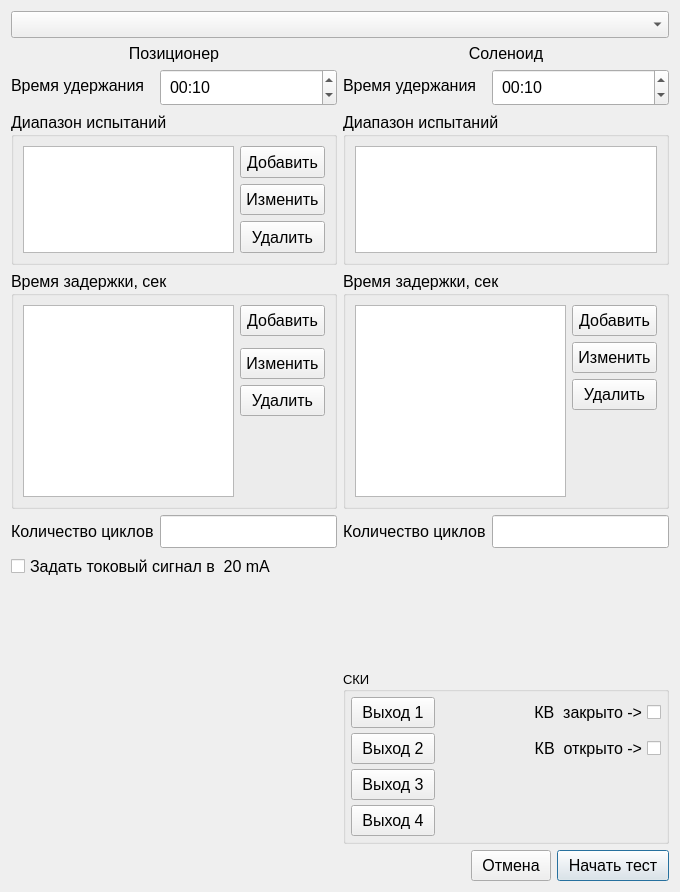
<?xml version="1.0" encoding="UTF-8"?>
<ui version="4.0">
 <class>CyclicTestSettings</class>
 <widget class="QDialog" name="CyclicTestSettings">
  <property name="geometry">
   <rect>
    <x>0</x>
    <y>0</y>
    <width>680</width>
    <height>892</height>
   </rect>
  </property>
  <property name="sizePolicy">
   <sizepolicy hsizetype="Preferred" vsizetype="Preferred">
    <horstretch>0</horstretch>
    <verstretch>0</verstretch>
   </sizepolicy>
  </property>
  <property name="font">
   <font>
    <family>Segoe UI</family>
    <pointsize>12</pointsize>
   </font>
  </property>
  <property name="windowTitle">
   <string>Параметры тестирования</string>
  </property>
  <layout class="QVBoxLayout" name="verticalLayout">
   <item>
    <widget class="QComboBox" name="comboBox_testSelection">
     <property name="font">
      <font>
       <family>Segoe UI</family>
       <pointsize>12</pointsize>
      </font>
     </property>
    </widget>
   </item>
   <item>
    <widget class="QWidget" name="widget" native="true">
     <layout class="QHBoxLayout" name="horizontalLayout">
      <property name="leftMargin">
       <number>0</number>
      </property>
      <property name="topMargin">
       <number>0</number>
      </property>
      <property name="rightMargin">
       <number>0</number>
      </property>
      <property name="bottomMargin">
       <number>0</number>
      </property>
      <item>
       <widget class="QWidget" name="widget_retentionTimeRegulatory" native="true">
        <property name="sizePolicy">
         <sizepolicy hsizetype="Preferred" vsizetype="Preferred">
          <horstretch>0</horstretch>
          <verstretch>0</verstretch>
         </sizepolicy>
        </property>
        <property name="font">
         <font>
          <family>Segoe UI</family>
          <pointsize>10</pointsize>
         </font>
        </property>
        <layout class="QFormLayout" name="formLayout">
         <property name="leftMargin">
          <number>0</number>
         </property>
         <property name="topMargin">
          <number>0</number>
         </property>
         <property name="rightMargin">
          <number>0</number>
         </property>
         <property name="bottomMargin">
          <number>0</number>
         </property>
         <item row="1" column="0">
          <widget class="QLabel" name="label_retentionTimeRegulatory">
           <property name="font">
            <font>
             <family>Segoe UI</family>
             <pointsize>12</pointsize>
            </font>
           </property>
           <property name="text">
            <string>&lt;html&gt;&lt;head/&gt;&lt;body&gt;&lt;p&gt;Время удержания&lt;/p&gt;&lt;/body&gt;&lt;/html&gt;</string>
           </property>
          </widget>
         </item>
         <item row="1" column="1">
          <widget class="QTimeEdit" name="timeEdit_retentionTimeRegulatory">
           <property name="sizePolicy">
            <sizepolicy hsizetype="Preferred" vsizetype="Preferred">
             <horstretch>0</horstretch>
             <verstretch>0</verstretch>
            </sizepolicy>
           </property>
           <property name="font">
            <font>
             <family>Segoe UI</family>
             <pointsize>12</pointsize>
            </font>
           </property>
           <property name="styleSheet">
            <string notr="true">padding: 5px 5px;</string>
           </property>
           <property name="currentSection">
            <enum>QDateTimeEdit::Section::SecondSection</enum>
           </property>
           <property name="displayFormat">
            <string>mm:ss</string>
           </property>
           <property name="currentSectionIndex">
            <number>1</number>
           </property>
           <property name="time">
            <time>
             <hour>0</hour>
             <minute>0</minute>
             <second>10</second>
            </time>
           </property>
          </widget>
         </item>
         <item row="2" column="0" colspan="2">
          <widget class="QGroupBox" name="groupBox_testRangeRegulatory">
           <property name="sizePolicy">
            <sizepolicy hsizetype="Preferred" vsizetype="Maximum">
             <horstretch>0</horstretch>
             <verstretch>0</verstretch>
            </sizepolicy>
           </property>
           <property name="minimumSize">
            <size>
             <width>0</width>
             <height>153</height>
            </size>
           </property>
           <property name="maximumSize">
            <size>
             <width>16777215</width>
             <height>153</height>
            </size>
           </property>
           <property name="font">
            <font>
             <family>Segoe UI</family>
             <pointsize>12</pointsize>
            </font>
           </property>
           <property name="title">
            <string>Диапазон испытаний</string>
           </property>
           <layout class="QGridLayout" name="gridLayout">
            <item row="0" column="1">
             <widget class="QPushButton" name="pushButton_addRangeRegulatory">
              <property name="sizePolicy">
               <sizepolicy hsizetype="Preferred" vsizetype="Preferred">
                <horstretch>0</horstretch>
                <verstretch>0</verstretch>
               </sizepolicy>
              </property>
              <property name="font">
               <font>
                <family>Segoe UI</family>
                <pointsize>12</pointsize>
               </font>
              </property>
              <property name="styleSheet">
               <string notr="true">padding: 5px 5px;</string>
              </property>
              <property name="text">
               <string>Добавить</string>
              </property>
             </widget>
            </item>
            <item row="1" column="1">
             <widget class="QPushButton" name="pushButton_editRangeRegulatory">
              <property name="sizePolicy">
               <sizepolicy hsizetype="Preferred" vsizetype="Preferred">
                <horstretch>0</horstretch>
                <verstretch>0</verstretch>
               </sizepolicy>
              </property>
              <property name="font">
               <font>
                <family>Segoe UI</family>
                <pointsize>12</pointsize>
               </font>
              </property>
              <property name="styleSheet">
               <string notr="true">padding: 5px 5px;</string>
              </property>
              <property name="text">
               <string>Изменить</string>
              </property>
             </widget>
            </item>
            <item row="2" column="1">
             <widget class="QPushButton" name="pushButton_removeRangeRegulatory">
              <property name="sizePolicy">
               <sizepolicy hsizetype="Preferred" vsizetype="Preferred">
                <horstretch>0</horstretch>
                <verstretch>0</verstretch>
               </sizepolicy>
              </property>
              <property name="font">
               <font>
                <family>Segoe UI</family>
                <pointsize>12</pointsize>
               </font>
              </property>
              <property name="styleSheet">
               <string notr="true">padding: 5px 5px;</string>
              </property>
              <property name="text">
               <string>Удалить</string>
              </property>
             </widget>
            </item>
            <item row="0" column="0" rowspan="3">
             <widget class="QListWidget" name="listWidget_testRangeRegulatory">
              <property name="font">
               <font>
                <family>Segoe UI</family>
                <pointsize>12</pointsize>
               </font>
              </property>
              <property name="editTriggers">
               <set>QAbstractItemView::EditTrigger::CurrentChanged|QAbstractItemView::EditTrigger::DoubleClicked|QAbstractItemView::EditTrigger::EditKeyPressed</set>
              </property>
             </widget>
            </item>
           </layout>
          </widget>
         </item>
         <item row="3" column="0" colspan="2">
          <widget class="QGroupBox" name="groupBox_delayTimeRegulatory">
           <property name="sizePolicy">
            <sizepolicy hsizetype="Preferred" vsizetype="Maximum">
             <horstretch>0</horstretch>
             <verstretch>0</verstretch>
            </sizepolicy>
           </property>
           <property name="maximumSize">
            <size>
             <width>16777215</width>
             <height>16777215</height>
            </size>
           </property>
           <property name="font">
            <font>
             <family>Segoe UI</family>
             <pointsize>12</pointsize>
            </font>
           </property>
           <property name="title">
            <string>Время задержки, сек</string>
           </property>
           <layout class="QGridLayout" name="gridLayout_3">
            <item row="0" column="2">
             <widget class="QPushButton" name="pushButton_addDelayRegulatory">
              <property name="sizePolicy">
               <sizepolicy hsizetype="Preferred" vsizetype="Preferred">
                <horstretch>0</horstretch>
                <verstretch>0</verstretch>
               </sizepolicy>
              </property>
              <property name="font">
               <font>
                <family>Segoe UI</family>
                <pointsize>12</pointsize>
               </font>
              </property>
              <property name="styleSheet">
               <string notr="true">padding: 5px 5px;</string>
              </property>
              <property name="text">
               <string>Добавить</string>
              </property>
             </widget>
            </item>
            <item row="2" column="2">
             <widget class="QPushButton" name="pushButton_editDelayRegulatory">
              <property name="sizePolicy">
               <sizepolicy hsizetype="Preferred" vsizetype="Preferred">
                <horstretch>0</horstretch>
                <verstretch>0</verstretch>
               </sizepolicy>
              </property>
              <property name="font">
               <font>
                <family>Segoe UI</family>
                <pointsize>12</pointsize>
               </font>
              </property>
              <property name="styleSheet">
               <string notr="true">padding: 5px 5px;</string>
              </property>
              <property name="text">
               <string>Изменить</string>
              </property>
             </widget>
            </item>
            <item row="3" column="2">
             <widget class="QPushButton" name="pushButton_removeDelayRegulatory">
              <property name="sizePolicy">
               <sizepolicy hsizetype="Preferred" vsizetype="Preferred">
                <horstretch>0</horstretch>
                <verstretch>0</verstretch>
               </sizepolicy>
              </property>
              <property name="font">
               <font>
                <family>Segoe UI</family>
                <pointsize>12</pointsize>
               </font>
              </property>
              <property name="styleSheet">
               <string notr="true">padding: 5px 5px;</string>
              </property>
              <property name="text">
               <string>Удалить</string>
              </property>
             </widget>
            </item>
            <item row="4" column="2">
             <spacer name="verticalSpacer_7">
              <property name="orientation">
               <enum>Qt::Orientation::Vertical</enum>
              </property>
              <property name="sizeHint" stdset="0">
               <size>
                <width>20</width>
                <height>40</height>
               </size>
              </property>
             </spacer>
            </item>
            <item row="0" column="0" rowspan="5">
             <widget class="QListWidget" name="listWidget_delayTimeRegulatory">
              <property name="sizePolicy">
               <sizepolicy hsizetype="Preferred" vsizetype="Maximum">
                <horstretch>0</horstretch>
                <verstretch>0</verstretch>
               </sizepolicy>
              </property>
              <property name="font">
               <font>
                <family>Segoe UI</family>
                <pointsize>12</pointsize>
               </font>
              </property>
             </widget>
            </item>
           </layout>
          </widget>
         </item>
         <item row="4" column="0">
          <widget class="QLabel" name="label_numberCyclesRegulatory">
           <property name="font">
            <font>
             <family>Segoe UI</family>
             <pointsize>12</pointsize>
            </font>
           </property>
           <property name="text">
            <string>Количество циклов</string>
           </property>
          </widget>
         </item>
         <item row="4" column="1">
          <widget class="QLineEdit" name="lineEdit_numberCyclesRegulatory">
           <property name="sizePolicy">
            <sizepolicy hsizetype="Preferred" vsizetype="Fixed">
             <horstretch>0</horstretch>
             <verstretch>0</verstretch>
            </sizepolicy>
           </property>
           <property name="font">
            <font>
             <family>Segoe UI</family>
             <pointsize>12</pointsize>
            </font>
           </property>
           <property name="styleSheet">
            <string notr="true">padding: 5px 5px;</string>
           </property>
          </widget>
         </item>
         <item row="5" column="0" colspan="2">
          <widget class="QCheckBox" name="checkBox_20mA_enable">
           <property name="font">
            <font>
             <family>Segoe UI</family>
             <pointsize>12</pointsize>
            </font>
           </property>
           <property name="text">
            <string>Задать токовый сигнал в  20 mA </string>
           </property>
          </widget>
         </item>
         <item row="6" column="1">
          <spacer name="verticalSpacer_8">
           <property name="font">
            <font>
             <family>Segoe UI</family>
             <pointsize>10</pointsize>
            </font>
           </property>
           <property name="orientation">
            <enum>Qt::Orientation::Vertical</enum>
           </property>
           <property name="sizeHint" stdset="0">
            <size>
             <width>20</width>
             <height>121</height>
            </size>
           </property>
          </spacer>
         </item>
         <item row="0" column="0" colspan="2">
          <widget class="QLabel" name="label_regulatory">
           <property name="font">
            <font>
             <family>Segoe UI</family>
             <pointsize>12</pointsize>
            </font>
           </property>
           <property name="text">
            <string>Позиционер</string>
           </property>
           <property name="alignment">
            <set>Qt::AlignmentFlag::AlignCenter</set>
           </property>
          </widget>
         </item>
        </layout>
       </widget>
      </item>
      <item>
       <widget class="QWidget" name="widget_shutOff" native="true">
        <property name="sizePolicy">
         <sizepolicy hsizetype="Preferred" vsizetype="Preferred">
          <horstretch>0</horstretch>
          <verstretch>0</verstretch>
         </sizepolicy>
        </property>
        <property name="font">
         <font>
          <family>Segoe UI</family>
          <pointsize>10</pointsize>
         </font>
        </property>
        <layout class="QFormLayout" name="formLayout_4">
         <property name="leftMargin">
          <number>0</number>
         </property>
         <property name="topMargin">
          <number>0</number>
         </property>
         <property name="rightMargin">
          <number>0</number>
         </property>
         <property name="bottomMargin">
          <number>0</number>
         </property>
         <item row="0" column="0" colspan="2">
          <widget class="QLabel" name="label_shutOff">
           <property name="font">
            <font>
             <family>Segoe UI</family>
             <pointsize>12</pointsize>
            </font>
           </property>
           <property name="text">
            <string>Соленоид</string>
           </property>
           <property name="alignment">
            <set>Qt::AlignmentFlag::AlignCenter</set>
           </property>
          </widget>
         </item>
         <item row="1" column="0">
          <widget class="QLabel" name="label_retentionTimeShutOff">
           <property name="font">
            <font>
             <family>Segoe UI</family>
             <pointsize>12</pointsize>
            </font>
           </property>
           <property name="text">
            <string>&lt;html&gt;&lt;head/&gt;&lt;body&gt;&lt;p&gt;Время удержания&lt;/p&gt;&lt;/body&gt;&lt;/html&gt;</string>
           </property>
          </widget>
         </item>
         <item row="1" column="1">
          <widget class="QTimeEdit" name="timeEdit_retentionTimeShutOff">
           <property name="sizePolicy">
            <sizepolicy hsizetype="Preferred" vsizetype="Preferred">
             <horstretch>0</horstretch>
             <verstretch>0</verstretch>
            </sizepolicy>
           </property>
           <property name="font">
            <font>
             <family>Segoe UI</family>
             <pointsize>12</pointsize>
            </font>
           </property>
           <property name="styleSheet">
            <string notr="true">padding: 5px 5px;</string>
           </property>
           <property name="currentSection">
            <enum>QDateTimeEdit::Section::SecondSection</enum>
           </property>
           <property name="displayFormat">
            <string>mm:ss</string>
           </property>
           <property name="currentSectionIndex">
            <number>1</number>
           </property>
           <property name="time">
            <time>
             <hour>0</hour>
             <minute>0</minute>
             <second>10</second>
            </time>
           </property>
          </widget>
         </item>
         <item row="2" column="0" colspan="2">
          <widget class="QGroupBox" name="groupBox_testRangeShutOff">
           <property name="minimumSize">
            <size>
             <width>0</width>
             <height>153</height>
            </size>
           </property>
           <property name="maximumSize">
            <size>
             <width>16777215</width>
             <height>153</height>
            </size>
           </property>
           <property name="font">
            <font>
             <family>Segoe UI</family>
             <pointsize>12</pointsize>
            </font>
           </property>
           <property name="title">
            <string>Диапазон испытаний</string>
           </property>
           <layout class="QVBoxLayout" name="verticalLayout_3">
            <item>
             <widget class="QListWidget" name="listWidget_testRangeShutOff">
              <property name="minimumSize">
               <size>
                <width>154</width>
                <height>0</height>
               </size>
              </property>
              <property name="font">
               <font>
                <family>Segoe UI</family>
                <pointsize>12</pointsize>
               </font>
              </property>
              <property name="editTriggers">
               <set>QAbstractItemView::EditTrigger::CurrentChanged|QAbstractItemView::EditTrigger::DoubleClicked|QAbstractItemView::EditTrigger::EditKeyPressed</set>
              </property>
             </widget>
            </item>
           </layout>
          </widget>
         </item>
         <item row="4" column="0">
          <widget class="QLabel" name="label_numberCyclesShutOff">
           <property name="font">
            <font>
             <family>Segoe UI</family>
             <pointsize>12</pointsize>
            </font>
           </property>
           <property name="text">
            <string>Количество циклов</string>
           </property>
          </widget>
         </item>
         <item row="4" column="1">
          <widget class="QLineEdit" name="lineEdit_numberCyclesShutOff">
           <property name="sizePolicy">
            <sizepolicy hsizetype="Preferred" vsizetype="Fixed">
             <horstretch>0</horstretch>
             <verstretch>0</verstretch>
            </sizepolicy>
           </property>
           <property name="font">
            <font>
             <family>Segoe UI</family>
             <pointsize>12</pointsize>
            </font>
           </property>
           <property name="styleSheet">
            <string notr="true">padding: 5px 5px;</string>
           </property>
          </widget>
         </item>
         <item row="5" column="1">
          <spacer name="verticalSpacer_6">
           <property name="font">
            <font>
             <family>Segoe UI</family>
             <pointsize>10</pointsize>
            </font>
           </property>
           <property name="orientation">
            <enum>Qt::Orientation::Vertical</enum>
           </property>
           <property name="sizeHint" stdset="0">
            <size>
             <width>20</width>
             <height>67</height>
            </size>
           </property>
          </spacer>
         </item>
         <item row="6" column="0" colspan="2">
          <widget class="QGroupBox" name="groupBox_DO_ShutOff">
           <property name="font">
            <font>
             <family>Segoe UI</family>
             <pointsize>10</pointsize>
            </font>
           </property>
           <property name="title">
            <string>СКИ</string>
           </property>
           <layout class="QFormLayout" name="formLayout_3">
            <property name="horizontalSpacing">
             <number>5</number>
            </property>
            <property name="verticalSpacing">
             <number>5</number>
            </property>
            <property name="leftMargin">
             <number>5</number>
            </property>
            <property name="topMargin">
             <number>5</number>
            </property>
            <property name="rightMargin">
             <number>5</number>
            </property>
            <property name="bottomMargin">
             <number>5</number>
            </property>
            <item row="0" column="0">
             <widget class="QPushButton" name="pushButton_DO0_ShutOff">
              <property name="sizePolicy">
               <sizepolicy hsizetype="Preferred" vsizetype="Preferred">
                <horstretch>0</horstretch>
                <verstretch>0</verstretch>
               </sizepolicy>
              </property>
              <property name="font">
               <font>
                <family>Segoe UI</family>
                <pointsize>12</pointsize>
               </font>
              </property>
              <property name="styleSheet">
               <string notr="true">padding: 5px 10px;</string>
              </property>
              <property name="text">
               <string>Выход 1</string>
              </property>
              <property name="checkable">
               <bool>true</bool>
              </property>
              <property name="checked">
               <bool>false</bool>
              </property>
              <property name="flat">
               <bool>false</bool>
              </property>
             </widget>
            </item>
            <item row="0" column="1">
             <widget class="QCheckBox" name="checkBox_switch_0_3_ShutOff">
              <property name="sizePolicy">
               <sizepolicy hsizetype="Preferred" vsizetype="Preferred">
                <horstretch>0</horstretch>
                <verstretch>0</verstretch>
               </sizepolicy>
              </property>
              <property name="font">
               <font>
                <family>Segoe UI</family>
                <pointsize>12</pointsize>
               </font>
              </property>
              <property name="layoutDirection">
               <enum>Qt::LayoutDirection::RightToLeft</enum>
              </property>
              <property name="text">
               <string>КВ  закрыто -&gt;</string>
              </property>
              <property name="checkable">
               <bool>true</bool>
              </property>
             </widget>
            </item>
            <item row="1" column="0">
             <widget class="QPushButton" name="pushButton_DO1_ShutOff">
              <property name="sizePolicy">
               <sizepolicy hsizetype="Preferred" vsizetype="Preferred">
                <horstretch>0</horstretch>
                <verstretch>0</verstretch>
               </sizepolicy>
              </property>
              <property name="font">
               <font>
                <family>Segoe UI</family>
                <pointsize>12</pointsize>
               </font>
              </property>
              <property name="styleSheet">
               <string notr="true">padding: 5px 10px;</string>
              </property>
              <property name="text">
               <string>Выход 2</string>
              </property>
              <property name="checkable">
               <bool>true</bool>
              </property>
              <property name="checked">
               <bool>false</bool>
              </property>
              <property name="flat">
               <bool>false</bool>
              </property>
             </widget>
            </item>
            <item row="1" column="1">
             <widget class="QCheckBox" name="checkBox_switch_3_0_ShutOff">
              <property name="sizePolicy">
               <sizepolicy hsizetype="Preferred" vsizetype="Preferred">
                <horstretch>0</horstretch>
                <verstretch>0</verstretch>
               </sizepolicy>
              </property>
              <property name="font">
               <font>
                <family>Segoe UI</family>
                <pointsize>12</pointsize>
               </font>
              </property>
              <property name="layoutDirection">
               <enum>Qt::LayoutDirection::RightToLeft</enum>
              </property>
              <property name="text">
               <string>КВ  открыто -&gt;</string>
              </property>
              <property name="checkable">
               <bool>true</bool>
              </property>
              <property name="checked">
               <bool>false</bool>
              </property>
             </widget>
            </item>
            <item row="2" column="0">
             <widget class="QPushButton" name="pushButton_DO2_ShutOff">
              <property name="sizePolicy">
               <sizepolicy hsizetype="Preferred" vsizetype="Preferred">
                <horstretch>0</horstretch>
                <verstretch>0</verstretch>
               </sizepolicy>
              </property>
              <property name="font">
               <font>
                <family>Segoe UI</family>
                <pointsize>12</pointsize>
               </font>
              </property>
              <property name="styleSheet">
               <string notr="true">padding: 5px 10px;</string>
              </property>
              <property name="text">
               <string>Выход 3</string>
              </property>
              <property name="checkable">
               <bool>true</bool>
              </property>
              <property name="checked">
               <bool>false</bool>
              </property>
              <property name="flat">
               <bool>false</bool>
              </property>
             </widget>
            </item>
            <item row="3" column="0">
             <widget class="QPushButton" name="pushButton_DO3_ShutOff">
              <property name="sizePolicy">
               <sizepolicy hsizetype="Preferred" vsizetype="Preferred">
                <horstretch>0</horstretch>
                <verstretch>0</verstretch>
               </sizepolicy>
              </property>
              <property name="font">
               <font>
                <family>Segoe UI</family>
                <pointsize>12</pointsize>
               </font>
              </property>
              <property name="styleSheet">
               <string notr="true">padding: 5px 10px;</string>
              </property>
              <property name="text">
               <string>Выход 4</string>
              </property>
              <property name="checkable">
               <bool>true</bool>
              </property>
              <property name="checked">
               <bool>false</bool>
              </property>
              <property name="flat">
               <bool>false</bool>
              </property>
             </widget>
            </item>
           </layout>
          </widget>
         </item>
         <item row="3" column="0" colspan="2">
          <widget class="QGroupBox" name="groupBox_delayTimeShutOff">
           <property name="minimumSize">
            <size>
             <width>0</width>
             <height>130</height>
            </size>
           </property>
           <property name="maximumSize">
            <size>
             <width>16777215</width>
             <height>16777215</height>
            </size>
           </property>
           <property name="font">
            <font>
             <family>Segoe UI</family>
             <pointsize>12</pointsize>
            </font>
           </property>
           <property name="title">
            <string>Время задержки, сек</string>
           </property>
           <layout class="QGridLayout" name="gridLayout_4">
            <item row="1" column="2">
             <widget class="QPushButton" name="pushButton_editDelayShutOff">
              <property name="sizePolicy">
               <sizepolicy hsizetype="Preferred" vsizetype="Preferred">
                <horstretch>0</horstretch>
                <verstretch>0</verstretch>
               </sizepolicy>
              </property>
              <property name="font">
               <font>
                <family>Segoe UI</family>
                <pointsize>12</pointsize>
               </font>
              </property>
              <property name="styleSheet">
               <string notr="true">padding: 5px 5px;</string>
              </property>
              <property name="text">
               <string>Изменить</string>
              </property>
             </widget>
            </item>
            <item row="2" column="2">
             <widget class="QPushButton" name="pushButton_removeDelayShutOff">
              <property name="sizePolicy">
               <sizepolicy hsizetype="Preferred" vsizetype="Preferred">
                <horstretch>0</horstretch>
                <verstretch>0</verstretch>
               </sizepolicy>
              </property>
              <property name="font">
               <font>
                <family>Segoe UI</family>
                <pointsize>12</pointsize>
               </font>
              </property>
              <property name="styleSheet">
               <string notr="true">padding: 5px 5px;</string>
              </property>
              <property name="text">
               <string>Удалить</string>
              </property>
             </widget>
            </item>
            <item row="0" column="2">
             <widget class="QPushButton" name="pushButton_addDelayShutOff">
              <property name="sizePolicy">
               <sizepolicy hsizetype="Preferred" vsizetype="Preferred">
                <horstretch>0</horstretch>
                <verstretch>0</verstretch>
               </sizepolicy>
              </property>
              <property name="font">
               <font>
                <family>Segoe UI</family>
                <pointsize>12</pointsize>
               </font>
              </property>
              <property name="styleSheet">
               <string notr="true">padding: 5px 5px;</string>
              </property>
              <property name="text">
               <string>Добавить</string>
              </property>
             </widget>
            </item>
            <item row="4" column="2">
             <spacer name="verticalSpacer_5">
              <property name="orientation">
               <enum>Qt::Orientation::Vertical</enum>
              </property>
              <property name="sizeHint" stdset="0">
               <size>
                <width>20</width>
                <height>40</height>
               </size>
              </property>
             </spacer>
            </item>
            <item row="0" column="0" rowspan="5">
             <widget class="QListWidget" name="listWidget_delayTimeShutOff">
              <property name="font">
               <font>
                <family>Segoe UI</family>
                <pointsize>12</pointsize>
               </font>
              </property>
             </widget>
            </item>
           </layout>
          </widget>
         </item>
        </layout>
       </widget>
      </item>
     </layout>
    </widget>
   </item>
   <item>
    <layout class="QHBoxLayout" name="horizontalLayout_menu">
     <item>
      <spacer name="horizontalSpacer">
       <property name="orientation">
        <enum>Qt::Orientation::Horizontal</enum>
       </property>
       <property name="sizeHint" stdset="0">
        <size>
         <width>40</width>
         <height>20</height>
        </size>
       </property>
      </spacer>
     </item>
     <item>
      <widget class="QPushButton" name="pushButton_cancel">
       <property name="font">
        <font>
         <family>Segoe UI</family>
         <pointsize>12</pointsize>
        </font>
       </property>
       <property name="styleSheet">
        <string notr="true">padding: 5px 10px;</string>
       </property>
       <property name="text">
        <string>Отмена</string>
       </property>
      </widget>
     </item>
     <item>
      <widget class="QPushButton" name="pushButton_start">
       <property name="font">
        <font>
         <family>Segoe UI</family>
         <pointsize>12</pointsize>
        </font>
       </property>
       <property name="styleSheet">
        <string notr="true">padding: 5px 10px;</string>
       </property>
       <property name="text">
        <string>Начать тест</string>
       </property>
       <property name="default">
        <bool>true</bool>
       </property>
      </widget>
     </item>
    </layout>
   </item>
  </layout>
 </widget>
 <resources/>
 <connections/>
</ui>
